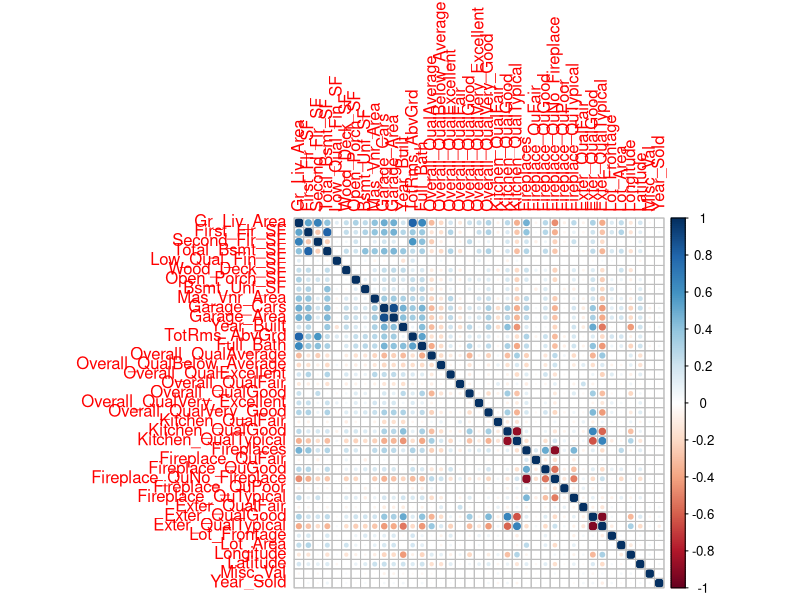
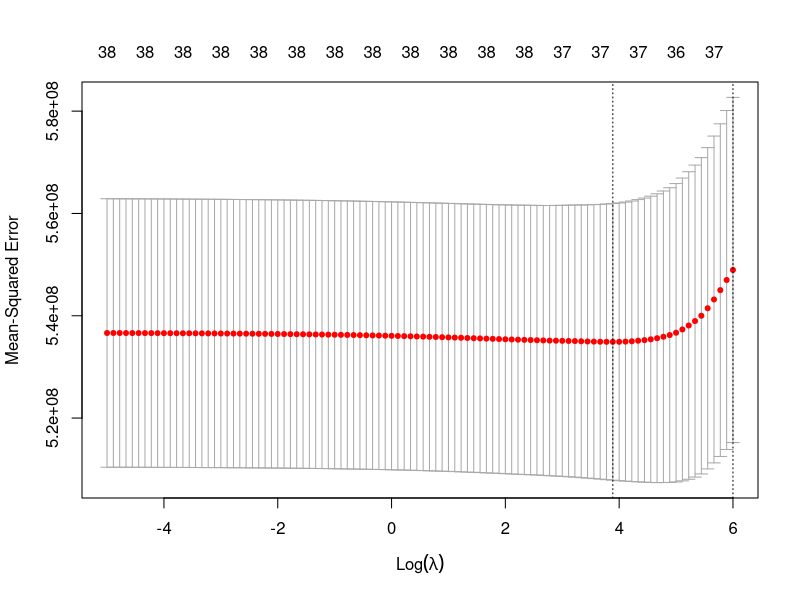

Source code (R) for these figures, in order:
## ---- chunk 1
knitr::opts_chunk$set(echo = TRUE)
library(tidyverse)
## ---- chunk 2
testing_data = read_csv("data/housing_test.csv")

training_data = read_csv("data/housing_training.csv")
## ---- chunk 3
library(glmnet)
## ---- chunk 4
x <- model.matrix(Sale_Price ~ ., training_data)[,-1]
y <- as.numeric(training_data$Sale_Price)

library(corrplot)

corrplot(cor(x), method = "circle", type = "full")
## ---- chunk 5
set.seed(2)

cv.lasso <- cv.glmnet(x, y,
                      alpha = 1,
                      lambda = exp(seq(6, -5, length = 100)))

plot(cv.lasso)
## ---- chunk 6
# tuning parameter
cv.lasso$lambda.min

# test error
min(cv.lasso$cvm)
## ---- chunk 7
# 1SE lambda
cv.lasso$lambda.1se

# extracting coefficients
lasso.1se <- predict(cv.lasso, s = cv.lasso$lambda.1se, type = "coefficients")

# counting how many predictors included in model
num_predictors_1se <- sum(lasso.1se != 0)
